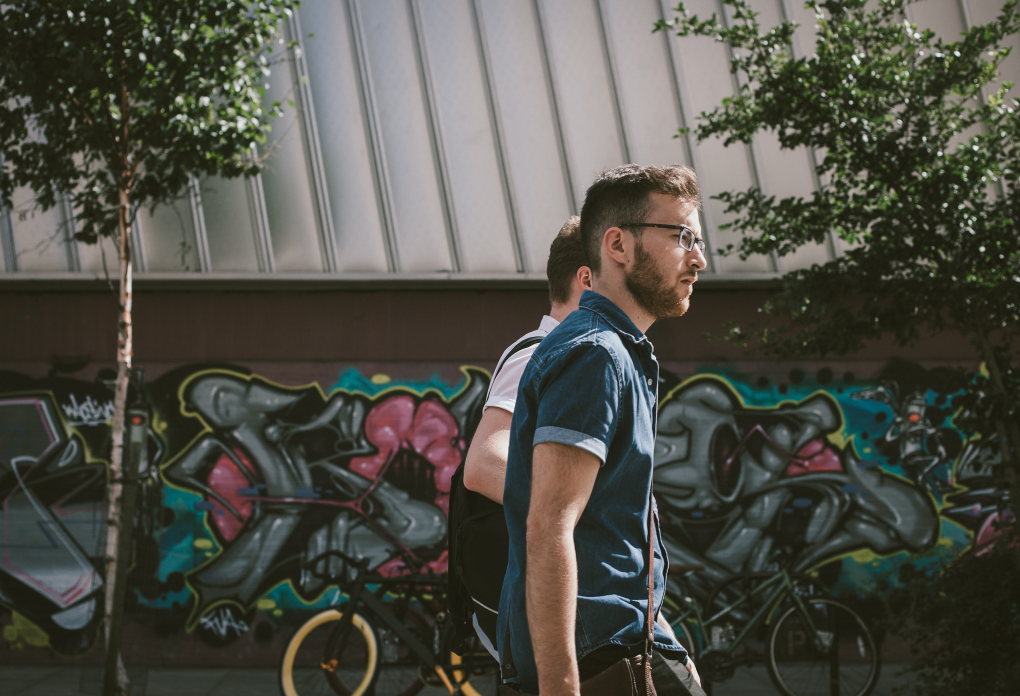
#> input picture 0020.png, 2040 x 1392 px (shown at 1/2 size)
$ jupyter execute --allow-errors main.ipynb   (shell and % lines are left out)   (older library calls are emulated)
#> lines starting #> are read from the running program, lines starting #| are printed output that depends on the picture
# Boosted Noise Reducer model training notebook

### Dependencies

[cell 1]
import os
import cv2
import numpy as np
import xgboost as xgb
import matplotlib.pyplot as plt
from sklearn.metrics import mean_squared_error
from sklearn.model_selection import train_test_split,RandomizedSearchCV

[cell 2]
import warnings
warnings.filterwarnings("ignore")

[cell 3]
img = cv2.imread("0020.png")
#> img is the input picture: shape (1392, 2040, 3); mean B, G, R 70.1, 78.8, 79
img = cv2.resize(img,(256,256))
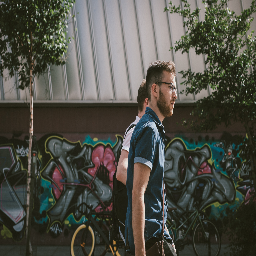
#> img: shape (256, 256, 3); mean B, G, R 70, 78.7, 78.9

plt.imshow(img)
plt.axis(False)
plt.show()

### Creating Gausian Noise in images

[cell 4]
sigma = 25
mean = 0
x,y,z = img.shape
#> x = 256; y = 256; z = 3

gauss = np.random.normal(mean,sigma,(x,y,z)).astype(np.uint8)
noisy = cv2.add(img, gauss)
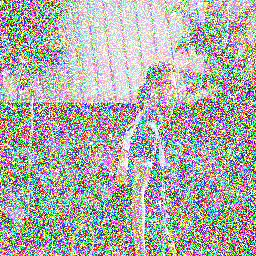
#> noisy: shape (256, 256, 3); mean B, G, R 168.4, 172.9, 173

[cell 5]
plt.imshow(noisy)
plt.axis(False)
plt.show()

[cell 6]
def Gen_Gauss_Noise(image,noise_lvl = 25):
    x,y,z = image.shape
    mean = 0

    sigma = noise_lvl
    gauss = np.random.normal(mean,sigma,(x,y,z)).astype(np.uint8)
    noisy_img = cv2.add(image,gauss)

    return noisy_img

### Feature Collection

[cell 7]
gray = cv2.cvtColor(noisy, cv2.COLOR_BGR2GRAY)
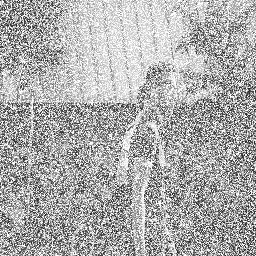
#> gray: shape (256, 256); min 25, max 255, mean 172.4
mean_blur = cv2.blur(gray,(3,3))
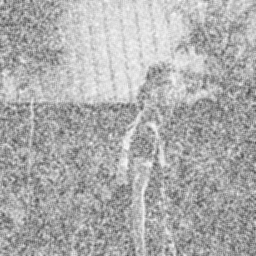
#> mean_blur: shape (256, 256); min 70, max 249, mean 172.4
median_blur = cv2.medianBlur(gray,ksize=3)
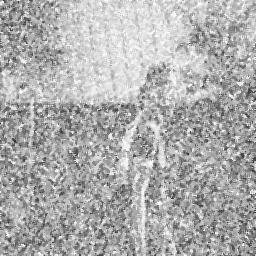
#> median_blur: shape (256, 256); min 51, max 255, mean 173.6
laplacian = cv2.Laplacian(gray,cv2.CV_64F,ksize=3)
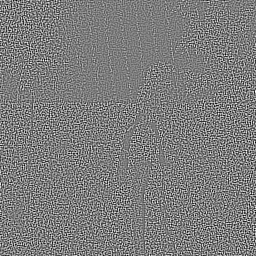
#> laplacian: shape (256, 256) float64; min -1616, max 1680, mean 0; drawn with min black and max white
sobelx = cv2.Sobel(gray,cv2.CV_64F,1,0,ksize=3)
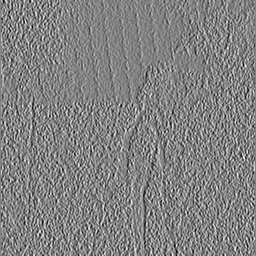
#> sobelx: shape (256, 256) float64; min -778, max 746, mean -0.1; drawn with min black and max white
sobely = cv2.Sobel(gray,cv2.CV_64F,0,1,ksize=3)
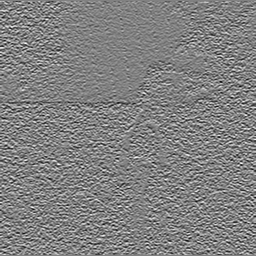
#> sobely: shape (256, 256) float64; min -790, max 768, mean -0.9; drawn with min black and max white

[cell 8]
fig,ax = plt.subplots(ncols=6,figsize = (25,20))
ax[0].imshow(gray,cmap = "gray")
ax[1].imshow(mean_blur,cmap = "gray")
ax[2].imshow(median_blur,cmap = "gray")
ax[3].imshow(laplacian,cmap = "gray")
ax[4].imshow(sobelx,cmap = "gray")
ax[5].imshow(sobely,cmap = "gray")
plt.show()
